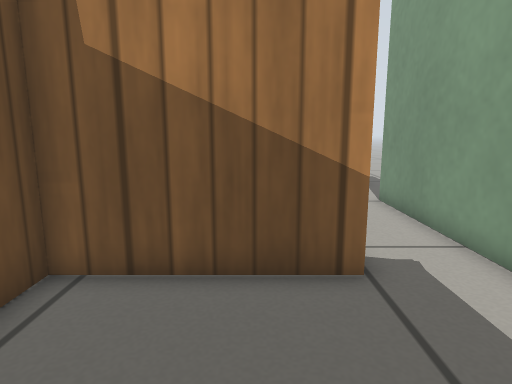
View 1 (above)

21 first-person views from a walk through a robot-simulator world made for Gazebo. The camera is 0.49 m above the floor, tilts 10° down and sees 75° across. The floor is counted in squares, 0.2 m on a side. Each view is taken from the middle of a square. On the plan, view 1 faces up. The plan holds only what a view shows up to about 20 squares ahead; the rest is blank. Gazebo's built-in surfaces are drawn with simple patterns.

View 2
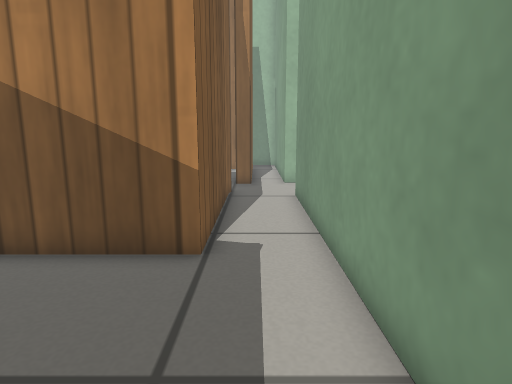

View 3
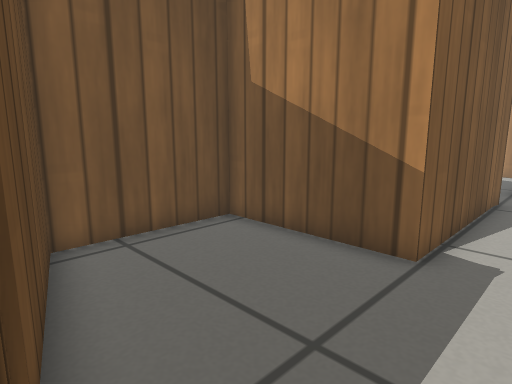

View 4
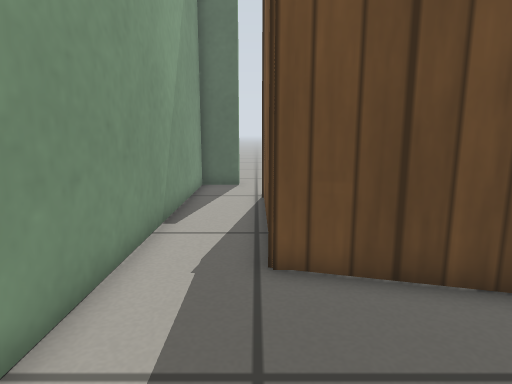

View 5
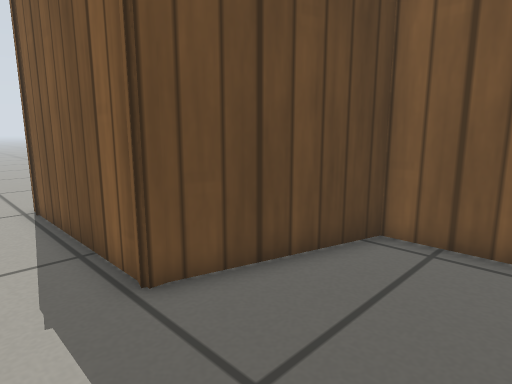

View 6
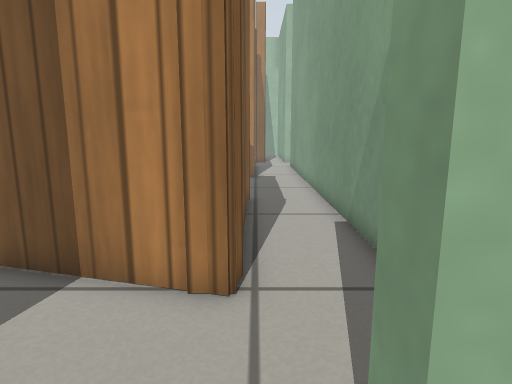

View 7
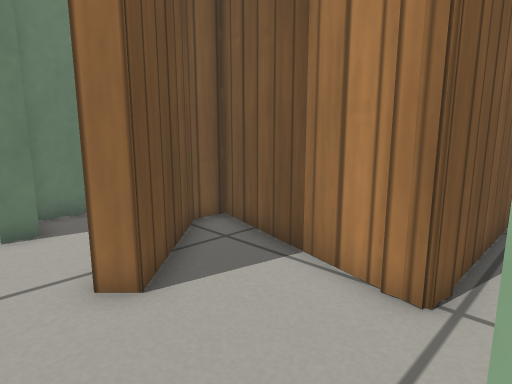

View 8
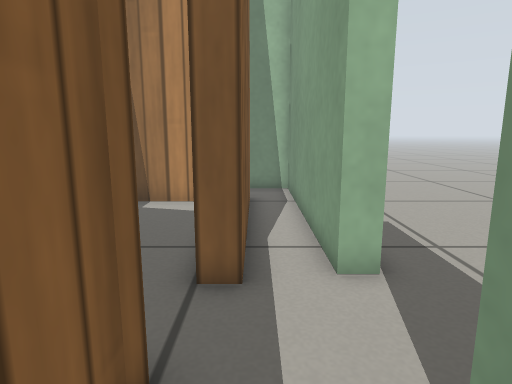

View 9
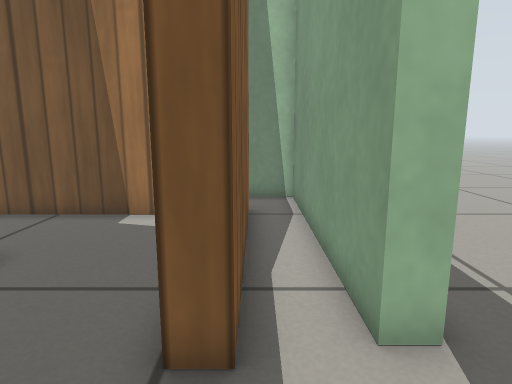

View 10
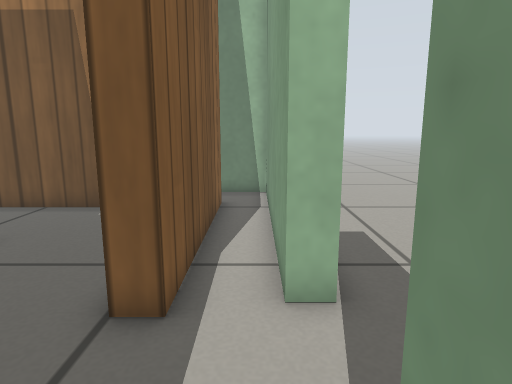

View 11
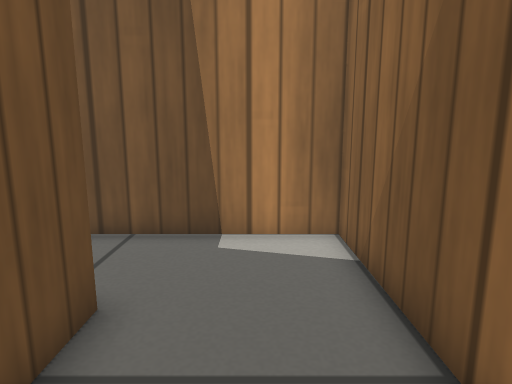

View 12
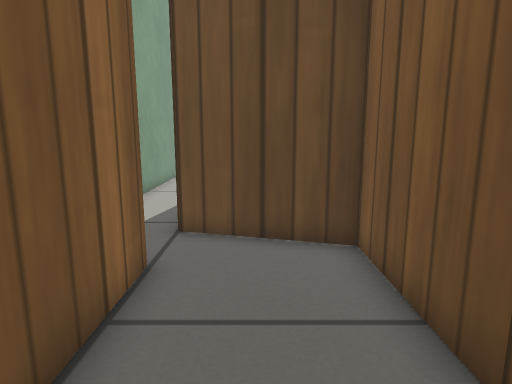

View 13
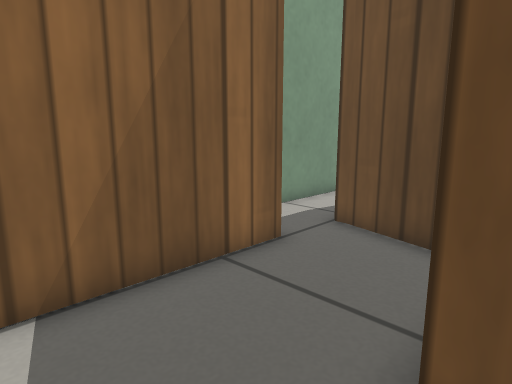

View 14
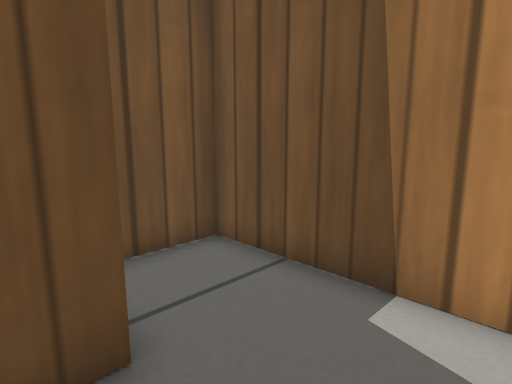

View 15
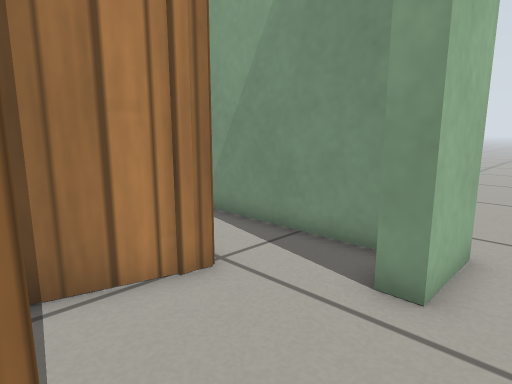

View 16
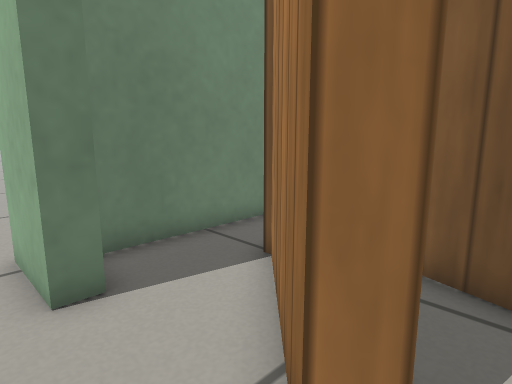

View 17
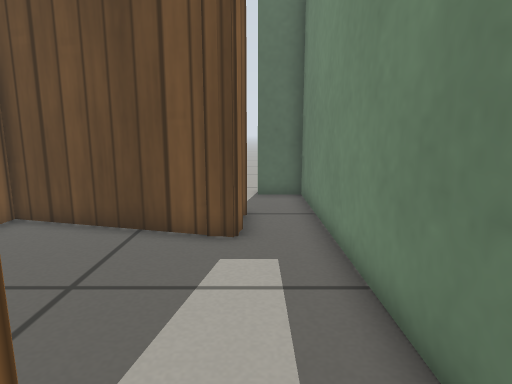

View 18
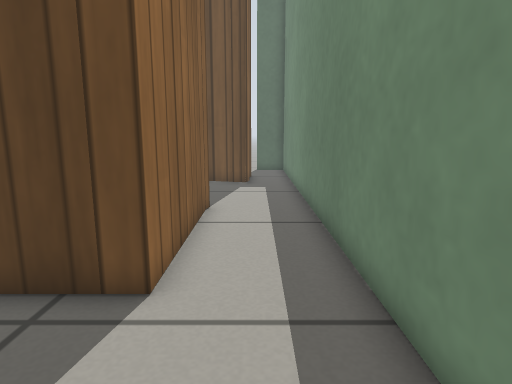

View 19
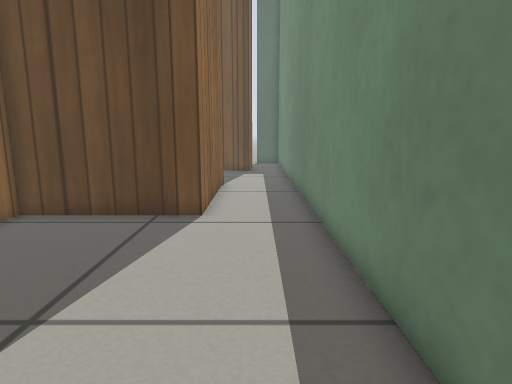

View 20
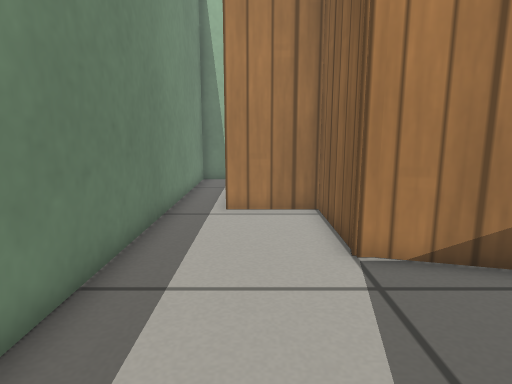

View 21
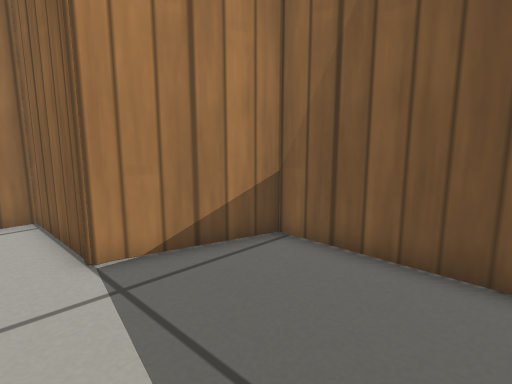

### Floor plan
Ten units are one square. View 1 is at (0, 0); x grows to the right and y downward. Boxes are objects, and circles mark ways between rooms. Rooms are numbered by the first view taken in them; rooms with no view inside come last. Other rooms are left out.
<svg viewBox="-91 -224 156 349">
<path fill="none" stroke="#000" d="M17 7 17 82M12 7 18 7 17 12M18 75 16 82 9 82M16 83 -48 66 -48 77 -17 108M19 -126 19 -55 -36 -55 -36 -6 18 8M20 -129 19 -124M28 116 28 108 46 108 46 -122M28 -151 20 -151M52 -155 46 -155M-17 108 -22 114 -54 81M-78 84 -78 112 -61 112 -61 120 -86 120M54 116 28 116M-29 -183 -22 -183 -22 -140 20 -129M20 -151 20 -219 -52 -219 -52 -195M-30 -134 -30 -176 -60 -176M-45 0 -43 -5M-78 -176 -78 4M-44 1 -44 -62 11 -62 11 -123 -31 -134 -29 -139M-56 56 9 73M-56 61 -56 57 -48 57M-57 64 -55 57M-78 4 -78 84"/>
<circle cx="5" cy="110" r="3" fill="#2a7"/>
<circle cx="20" cy="-145" r="3" fill="#2a7"/>
<circle cx="-65" cy="80" r="3" fill="#2a7"/>
<circle cx="-60" cy="10" r="3" fill="#2a7"/>
<text x="20" y="-10">1</text>
<text x="-20" y="120">2</text>
<text x="-10" y="-180">3</text>
<text x="-50" y="-90">4</text>
<text x="-40" y="40">5</text>
</svg>
Room 1 opens to room 2. Room 1 opens to room 3. Room 2 opens to room 5. Room 4 opens to room 5.

Where each view was taken, in squares from view 1:
view 1: 0 up, 0 right, facing up
view 2: 1 down, 3 right, facing up
view 3: 1 down, 4 right, facing up-left
view 4: 5 up, 2 right, facing down
view 5: 4 up, 4 right, facing down-left
view 6: 13 down, 2 right, facing up
view 7: 13 down, 3 right, facing up-left
view 8: 10 up, 3 right, facing up
view 9: 12 up, 3 right, facing up
view 10: 11 up, 4 right, facing up
view 11: 14 up, 0 right, facing up
view 12: 21 up, 0 right, facing down
view 13: 21 up, 3 left, facing down-right
view 14: 17 up, 1 right, facing up-left
view 15: 13 down, 2 left, facing up-right
view 16: 13 down, 1 left, facing up-left
view 17: 2 up, 6 left, facing down
view 18: 11 up, 6 left, facing down
view 19: 16 up, 6 left, facing down
view 20: 7 up, 5 left, facing up
view 21: 7 up, 5 left, facing up-right
